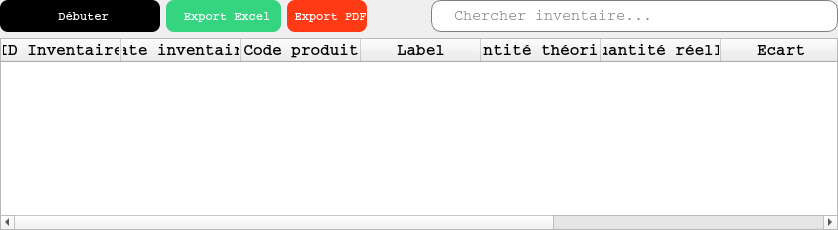
            <widget class="QWidget" name="tab_inventaires">
             <attribute name="title">
              <string>Inventaire</string>
             </attribute>
             <layout class="QGridLayout" name="gridLayout_5">
              <property name="leftMargin">
               <number>0</number>
              </property>
              <property name="topMargin">
               <number>0</number>
              </property>
              <property name="rightMargin">
               <number>0</number>
              </property>
              <property name="bottomMargin">
               <number>0</number>
              </property>
              <item row="0" column="0">
               <layout class="QHBoxLayout" name="horizontalLayout_10">
                <item>
                 <widget class="QPushButton" name="btn_debut_inventaire">
                  <property name="minimumSize">
                   <size>
                    <width>160</width>
                    <height>32</height>
                   </size>
                  </property>
                  <property name="maximumSize">
                   <size>
                    <width>160</width>
                    <height>32</height>
                   </size>
                  </property>
                  <property name="font">
                   <font>
                    <family>Courier</family>
                    <pointsize>-1</pointsize>
                    <bold>true</bold>
                   </font>
                  </property>
                  <property name="cursor">
                   <cursorShape>PointingHandCursor</cursorShape>
                  </property>
                  <property name="styleSheet">
                   <string notr="true">QPushButton{
	background-color: rgb(0, 0, 0);
	color: white;
	border: none;
	border-radius: 8px;
	font-weight: bold;
	font-size: 12px
}</string>
                  </property>
                  <property name="text">
                   <string> Débuter</string>
                  </property>
                  <property name="icon">
                   <iconset resource="../ressources.qrc">
                    <normaloff>:/icones/add.png</normaloff>:/icones/add.png</iconset>
                  </property>
                 </widget>
                </item>
                <item>
                 <widget class="QPushButton" name="btn_export_inventaire_excel">
                  <property name="minimumSize">
                   <size>
                    <width>115</width>
                    <height>32</height>
                   </size>
                  </property>
                  <property name="maximumSize">
                   <size>
                    <width>115</width>
                    <height>32</height>
                   </size>
                  </property>
                  <property name="font">
                   <font>
                    <family>Courier</family>
                    <pointsize>-1</pointsize>
                    <bold>true</bold>
                   </font>
                  </property>
                  <property name="cursor">
                   <cursorShape>PointingHandCursor</cursorShape>
                  </property>
                  <property name="styleSheet">
                   <string notr="true">QPushButton{
	background-color: #34D481;
	color: white;
	border: none;
	border-radius: 8px;
	font-weight: bold;
	font-size: 12px
}</string>
                  </property>
                  <property name="text">
                   <string> Export Excel</string>
                  </property>
                  <property name="icon">
                   <iconset resource="../ressources.qrc">
                    <normaloff>:/icones/excel.png</normaloff>:/icones/excel.png</iconset>
                  </property>
                 </widget>
                </item>
                <item>
                 <widget class="QPushButton" name="btn_export_inventaire_pdf">
                  <property name="minimumSize">
                   <size>
                    <width>0</width>
                    <height>32</height>
                   </size>
                  </property>
                  <property name="maximumSize">
                   <size>
                    <width>125</width>
                    <height>32</height>
                   </size>
                  </property>
                  <property name="font">
                   <font>
                    <family>Courier</family>
                    <pointsize>-1</pointsize>
                    <bold>true</bold>
                   </font>
                  </property>
                  <property name="cursor">
                   <cursorShape>PointingHandCursor</cursorShape>
                  </property>
                  <property name="styleSheet">
                   <string notr="true">QPushButton{
	background-color: rgb(255, 58, 21);
	color: white;
	border: none;
	border-radius: 8px;
	font-weight: bold;
	font-size: 12px
}</string>
                  </property>
                  <property name="text">
                   <string> Export PDF</string>
                  </property>
                  <property name="icon">
                   <iconset resource="../ressources.qrc">
                    <normaloff>:/icones/pdf.png</normaloff>:/icones/pdf.png</iconset>
                  </property>
                 </widget>
                </item>
                <item>
                 <spacer name="horizontalSpacer_8">
                  <property name="orientation">
                   <enum>Qt::Orientation::Horizontal</enum>
                  </property>
                  <property name="sizeHint" stdset="0">
                   <size>
                    <width>58</width>
                    <height>20</height>
                   </size>
                  </property>
                 </spacer>
                </item>
                <item>
                 <widget class="QLineEdit" name="cherche_inventaire">
                  <property name="minimumSize">
                   <size>
                    <width>407</width>
                    <height>32</height>
                   </size>
                  </property>
                  <property name="maximumSize">
                   <size>
                    <width>407</width>
                    <height>31</height>
                   </size>
                  </property>
                  <property name="font">
                   <font>
                    <family>Courier</family>
                    <pointsize>11</pointsize>
                   </font>
                  </property>
                  <property name="styleSheet">
                   <string notr="true">QLineEdit{
	padding-left: 20px;
	border: 1px solid gray;
	border-radius:10px
}</string>
                  </property>
                  <property name="placeholderText">
                   <string>Chercher inventaire...</string>
                  </property>
                  <property name="clearButtonEnabled">
                   <bool>true</bool>
                  </property>
                 </widget>
                </item>
               </layout>
              </item>
              <item row="1" column="0">
               <widget class="QTableWidget" name="table_infos_inventaire">
                <property name="font">
                 <font>
                  <family>Courier</family>
                  <pointsize>12</pointsize>
                 </font>
                </property>
                <property name="styleSheet">
                 <string notr="true">QHeaderView::section{
	font-weight: bold;
	/*background-color: black;*/
	/*color: white;*/
}

QTablewidget{
	alternate-background-color: #B0EDFB;
	background-color: #F4F9FA;
}</string>
                </property>
                <property name="editTriggers">
                 <set>QAbstractItemView::EditTrigger::NoEditTriggers</set>
                </property>
                <property name="alternatingRowColors">
                 <bool>true</bool>
                </property>
                <property name="textElideMode">
                 <enum>Qt::TextElideMode::ElideNone</enum>
                </property>
                <property name="verticalScrollMode">
                 <enum>QAbstractItemView::ScrollMode::ScrollPerItem</enum>
                </property>
                <property name="horizontalScrollMode">
                 <enum>QAbstractItemView::ScrollMode::ScrollPerItem</enum>
                </property>
                <property name="sortingEnabled">
                 <bool>true</bool>
                </property>
                <attribute name="horizontalHeaderMinimumSectionSize">
                 <number>20</number>
                </attribute>
                <attribute name="horizontalHeaderDefaultSectionSize">
                 <number>120</number>
                </attribute>
                <attribute name="horizontalHeaderStretchLastSection">
                 <bool>true</bool>
                </attribute>
                <attribute name="verticalHeaderVisible">
                 <bool>false</bool>
                </attribute>
                <attribute name="verticalHeaderCascadingSectionResizes">
                 <bool>false</bool>
                </attribute>
                <attribute name="verticalHeaderMinimumSectionSize">
                 <number>21</number>
                </attribute>
                <attribute name="verticalHeaderDefaultSectionSize">
                 <number>30</number>
                </attribute>
                <attribute name="verticalHeaderHighlightSections">
                 <bool>false</bool>
                </attribute>
                <attribute name="verticalHeaderShowSortIndicator" stdset="0">
                 <bool>false</bool>
                </attribute>
                <attribute name="verticalHeaderStretchLastSection">
                 <bool>false</bool>
                </attribute>
                <column>
                 <property name="text">
                  <string>ID Inventaire</string>
                 </property>
                </column>
                <column>
                 <property name="text">
                  <string>Date inventaire</string>
                 </property>
                </column>
                <column>
                 <property name="text">
                  <string>Code produit</string>
                 </property>
                </column>
                <column>
                 <property name="text">
                  <string>Label</string>
                 </property>
                </column>
                <column>
                 <property name="text">
                  <string>Quantité théorique</string>
                 </property>
                </column>
                <column>
                 <property name="text">
                  <string>Quantité réelle</string>
                 </property>
                </column>
                <column>
                 <property name="text">
                  <string>Ecart</string>
                 </property>
                </column>
                <column>
                 <property name="text">
                  <string>Unité</string>
                 </property>
                </column>
                <column>
                 <property name="text">
                  <string>Agent</string>
                 </property>
                </column>
               </widget>
              </item>
             </layout>
            </widget>
